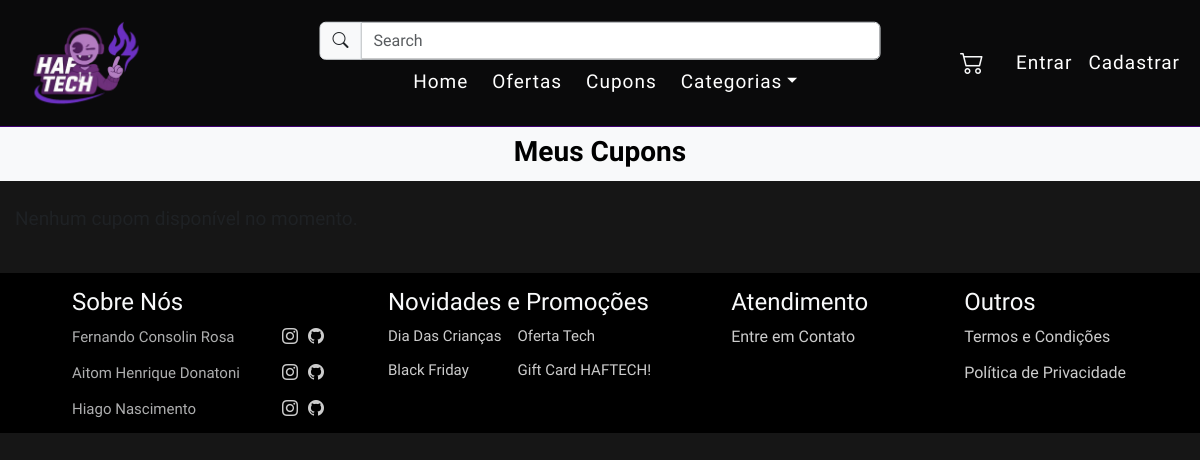
The page /index.php?url=cupons on the database as committed earlier.
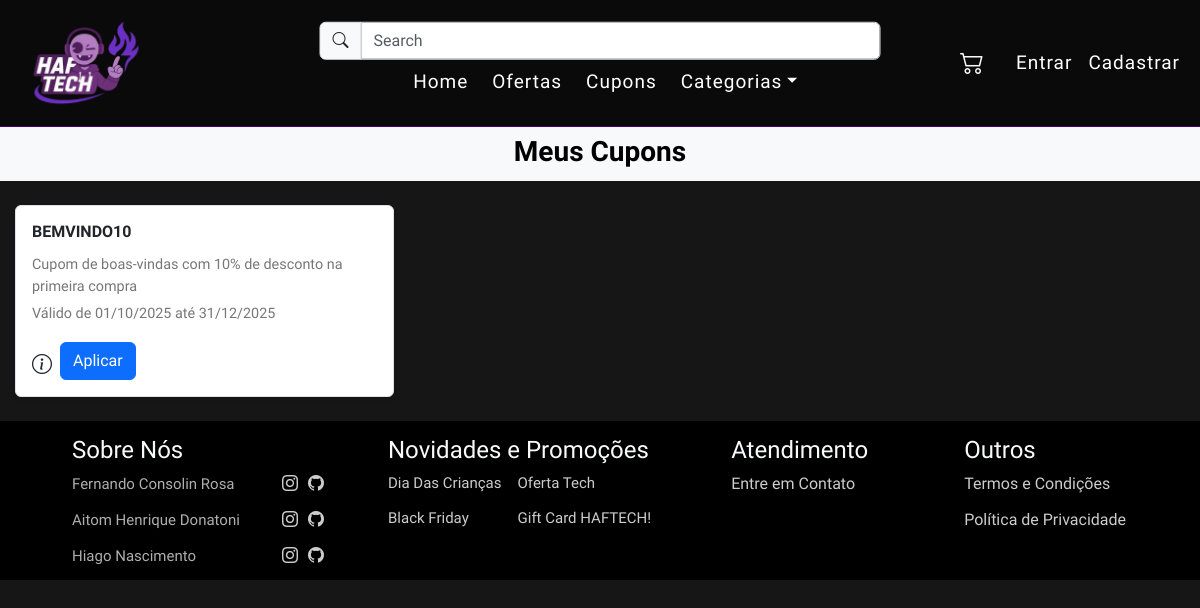
The same page on the database as committed later.
### tables this page shows
CREATE TABLE `cupons` (
  `id_cupom` bigint(20) unsigned NOT NULL AUTO_INCREMENT,
  `codigo` varchar(30) NOT NULL,
  `descricao` varchar(100) DEFAULT NULL,
  `tipo_desconto` enum('porcentagem','valor') NOT NULL,
  `valor_desconto` decimal(10,2) NOT NULL,
  `uso_total` int(11) DEFAULT 1,
  `uso_user` int(11) DEFAULT 1,
  `data_inicio` datetime DEFAULT NULL,
  `data_fim` datetime DEFAULT NULL,
  `ativo` tinyint(1) DEFAULT 1,
  PRIMARY KEY (`id_cupom`),
  UNIQUE KEY `codigo` (`codigo`)
);

### app/core/user.php (called while the page is built, shortened)
<?php
class Auth {
    public static function isUserLoggedIn() {
        return isset($_SESSION['user_id']) && !empty($_SESSION['user_id']);
    }
}
?>

### app/views/cupons.php (the view, shortened to what this page needs)
<?php
$cupons = [];
try {
    $pdo = Database::conectar();
    $query = "
        SELECT codigo, descricao, data_inicio, data_fim
        FROM cupons
        WHERE ativo = 1
          AND CURDATE() BETWEEN data_inicio AND data_fim
    ";
    $stmt = $pdo->prepare($query);
    $stmt->execute();
    $cupons = $stmt->fetchAll(PDO::FETCH_ASSOC);
} catch (PDOException $e) {
    die("Erro ao buscar cupons: " . $e->getMessage());
}
?>
<div class="text-start bg-light w-100 py-2">
    <h3 class="fw-semibold mb-1 text-center" style="color: var(--black);">Meus Cupons</h3>
</div>
<main class="container py-4 h-auto ">
    <div class="row g-3 ">
        <?php if (!empty($cupons)): ?>
            <?php foreach ($cupons as $cupom): ?>
                <div class="col-md-4">
                    <div class="coupon-card p-3 border rounded shadow-sm">
                        <h6><?= htmlspecialchars($cupom['codigo']) ?></h6>
                        <div class="coupon-meta"><?= htmlspecialchars($cupom['descricao']) ?></div>
                        <div class="coupon-meta">
                            Válido de <?= date('d/m/Y', strtotime($cupom['data_inicio'])) ?>
                            até <?= date('d/m/Y', strtotime($cupom['data_fim'])) ?>
                        </div>
                        <div class="d-flex align-items-end gap-2 btn-corner">
                            <i class="bi bi-info-circle fs-5 b-btn" role="button" onclick="mostrarAlerta()"></i>
                            <button class="btn btn-primary apply-btn">Aplicar</button>
                        </div>
                    </div>
                </div>
            <?php endforeach; ?>
        <?php else: ?>
            <div class="col-12">
                <p class="text-muted">Nenhum cupom disponível no momento.</p>
            </div>
        <?php endif; ?>
    </div>
</main>

### public/index.php (shortened to what this page needs)
<?php
require_once __DIR__ . '/../app/core/user.php';
$pagina = $_GET['url'] ?? 'home';
$pagina = basename($pagina);
$viewFile = __DIR__ . "/../app/views/{$pagina}.php";
$isAuthPage = in_array($pagina, ['login', 'cadastro']);
$bodyClass = '';
$isLoggedIn = Auth::isUserLoggedIn();
$userData = null;
$cartCount = CarrinhoController::contarItens();
?>
<!DOCTYPE html>
<html lang="pt-br">
<head>
    <link href="https://cdn.jsdelivr.net/npm/bootstrap@5.3.8/dist/css/bootstrap.min.css" rel="stylesheet"
>
    <link rel="stylesheet" href="https://cdn.jsdelivr.net/npm/bootstrap-icons@1.13.1/font/bootstrap-icons.min.css">
    <link href='https://cdn.boxicons.com/fonts/basic/boxicons.min.css' rel='stylesheet'>
    <link href="https://unpkg.com/aos@2.3.1/dist/aos.css" rel="stylesheet">
    <link rel="stylesheet" href="css/main.css">
    <link rel="stylesheet" href="css/foot.css">
    <link rel="stylesheet" href="css/ofertas.css">
    <link rel="stylesheet" href="css/produto.css">
    <link rel="stylesheet" href="css/cupomcss.css">
    <link rel="stylesheet" href="css/itemCompra.css">
    <link rel="stylesheet" href="css/carrinho.css">
</head>
<body<?= $bodyClass ? ' class="' . htmlspecialchars($bodyClass, ENT_QUOTES, 'UTF-8') . '"' : '' ?> data-is-logged-in="<?= $isLoggedIn ? 'true' : 'false' ?>">
    <?php if (!$isAuthPage): ?>
        <nav class="navbar navbar-expand-lg position-relative z-3 " style="background-color: #09090A;">
            <div class="container-fluid">
                <a class="navbar-brand " href="index.php?url=home">
                    <img src="img/logoMain.png" alt="logo">
                </a>
                <div class="central-nav-content text-center">
                    <div>
                        <form class="d-flex" role="search" id="search">
                            <div class="input-group">
                                <span class="input-group-text" id="search-icon">
                                    <i class="bi bi-search"></i>
                                </span>
                                <input type="search" class="form-control" placeholder="Search" aria-label="Search"
                                    id="searchbar">
                            </div>
                        </form>
                    </div>
                    <div class="collapse navbar-collapse" id="navbarSupportedContent">
                        <ul class="navbar-nav mb-2 mb-lg-0 ">
                            <li class="nav-item">
                                <a class="nav-link p-btn mx-1" aria-current="page" href="index.php?url=home">Home</a>
                            </li>
                            <li class="nav-item">
                                <a class="nav-link p-btn mx-1" href="index.php?url=ofertas">Ofertas</a>
                            </li>
                            <li class="nav-item">
                                <a class="nav-link p-btn mx-1" href="index.php?url=cupons">Cupons</a>
                            </li>
                            <li class="nav-item dropdown">
                                <a class="nav-link dropdown-toggle p-btn mx-1" href="#">Categorias</a>
                            </li>
                        </ul>
                    </div>
                </div>
                <div class="user-section ms-auto">
                    <?php if ($isLoggedIn): ?>
                    <div class="d-flex align-items-center">
                        <a href="index.php?url=carrinho" class="text-light fs-4 me-3 position-relative" title="Carrinho de compras">
                            <i class="bi bi-cart2"></i>
                            <?php if ($cartCount > 0): ?>
                                <span class="position-absolute top-0 start-100 translate-middle badge rounded-pill bg-danger" style="font-size: 0.7rem;">
                                    <?= $cartCount > 99 ? '99+' : $cartCount ?>
                                </span>
                            <?php endif; ?>
                        </a>
                        <div class="dropdown">
                            <a class="dropdown-toggle text-light text-decoration-none d-flex align-items-center"
                               href="#" role="button" id="userDropdown" data-bs-toggle="dropdown" aria-expanded="false">
                                <i class="bi bi-person-circle fs-5 me-2"></i>
                                <span class="d-none d-md-inline">Olá, <?= htmlspecialchars(explode(' ', $userData['name'])[0] ?? 'Usuário', ENT_QUOTES, 'UTF-8') ?></span>
                            </a>
                            <ul class="dropdown-menu dropdown-menu-end" style="background-color: #09090A; border: 1px solid #3F0071;">
                                <li>
                                    <a class="dropdown-item text-light" href="#" style="border-bottom: 1px solid #3F0071;">
                                        <i class="bi bi-person me-2"></i>Meu Perfil
                                    </a>
                                </li>
                                <li>
                                    <a class="dropdown-item text-light" href="#" style="border-bottom: 1px solid #3F0071;">
                                        <i class="bi bi-bag me-2"></i>Meus Pedidos
                                    </a>
                                </li>
                                <li>
                                    <a class="dropdown-item text-light" href="#" style="border-bottom: 1px solid #3F0071;">
                                        <i class="bi bi-heart me-2"></i>Lista de Desejos
                                    </a>
                                </li>
                                <?php if ($userData['is_admin']): ?>
                                <li>
                                    <a class="dropdown-item text-warning" href="#" style="border-bottom: 1px solid #3F0071;">
                                        <i class="bi bi-gear me-2"></i>Administração
                                    </a>
                                </li>
                                <?php endif; ?>
                                <li>
                                    <a class="dropdown-item text-danger" href="#" id="logoutBtn">
                                        <i class="bi bi-box-arrow-right me-2"></i>Sair
                                    </a>
                                </li>
                            </ul>
                        </div>
                    </div>
                    <?php else: ?>
                    <div class="d-flex align-items-center">
                        <a href="index.php?url=carrinho" class="text-light fs-4 me-4 position-relative" title="Carrinho de compras">
                            <i class="bi bi-cart2"></i>
                        </a>
                        <div class="d-flex">
                            <a href="index.php?url=login" class="p-btn mx-2">Entrar</a>
                            <a href="index.php?url=cadastro" class="p-btn mx-2">Cadastrar</a>
                        </div>
                    </div>
                    <?php endif; ?>
                </div>
            </div>
        </nav>
    <?php endif; ?>
    <main>
        <?php require $viewFile; ?>
    </main>
    <?php if (!$isAuthPage): ?>
        <footer class="z-3 ">
            <div class="footer-container d-flex mx-4">
                <div class="footer-column mx-5">
                    <h4 class="text-light">Sobre Nós</h4>
                    <ul class="dev-list">
                        <li>
                            <span class="text-light text-dimmed">Fernando Consolin Rosa</span>
                            <a href="#" target="_blank"><i class="bi bi-instagram"></i></a>
                            <a href="#" target="_blank"><i class="bi bi-github"></i></a>
                        </li>
                        <li>
                            <span class="text-light text-dimmed">Aitom Henrique Donatoni</span>
                            <a href="#" target="_blank"><i class="bi bi-instagram"></i></a>
                            <a href="#" target="_blank"><i class="bi bi-github"></i></a>
                        </li>
                        <li>
                            <span class="text-light text-dimmed">Hiago Nascimento</span>
                            <a href="#" target="_blank"><i class="bi bi-instagram"></i></a>
                            <a href="#" target="_blank"><i class="bi bi-github"></i></a>
                        </li>
                    </ul>
                </div>
                <div class="footer-column mx-3">
                    <h4 class="text-light">Novidades e Promoções</h4>
                    <div class="d-flex">
                        <ul class="dev-list">
                            <li>Dia Das Crianças</li>
                            <li>Black Friday</li>
                        </ul>
                        <ul class="dev-list mx-3">
                            <li>Oferta Tech</li>
                            <li>Gift Card HAFTECH!</li>
                        </ul>
                    </div>
                </div>
                <div class="footer-column mx-5">
                    <h4 class="text-light">Atendimento</h4>
                    <ul class="dev-list">
                        <li><a href="#">Entre em Contato</a></li>
                    </ul>
                </div>
                <div class="footer-column mx-5">
                    <h4 class="text-light">Outros</h4>
                    <ul class="dev-list">
                        <li><a href="#">Termos e Condições</a></li>
                        <li><a href="#">Política de Privacidade</a></li>
                    </ul>
                </div>
            </div>
        </footer>
    <?php endif; ?>
    </body>
</body>
</html>

### public/css/main.css (style rules this page uses)
:root { --pmain: #610094; --psec: #3f0071; --pterc: #150050; --black: #000000; --clear: #ffff; --gray: #161616; }
body { font-family: "Electrolize", sans-serif; font-size: 19px; background: var(--gray); overflow-x: hidden; }
* { padding: 0; margin: 0; box-sizing: border-box; }
.navbar { background: rgba(9, 9, 10, 0.9) !important; backdrop-filter: blur(10px); border-bottom: 1px solid #3f0071; }
.navbar-brand img { width: 150px !important; height: auto !important; }
.central-nav-content { position: absolute; left: 50%; transform: translateX(-50%); top: 50%; transform: translate(-50%, -50%); display: block; }
.central-nav-content { position: absolute; left: 50%; }
#searchbar { width: 520px; }
.navbar-nav { transform: translateX(20%); }
.p-btn { color: var(--clear); letter-spacing: 1px; transition: 0.3s all; text-decoration: none; }
.nav-item.dropdown .dropdown-toggle::after { pointer-events: none; }
.text-dimmed { filter: brightness(0.7); }
.user-section { display: flex; align-items: center; margin-left: auto; }
.navbar .container-fluid { display: flex; align-items: center; justify-content: space-between; }

### public/css/foot.css (style rules this page uses)
footer { background-color: var(--black); position: relative; bottom: 0; left: 0; width: 100%; }
.dev-list { list-style: none; padding: 0; margin: 0; }
.dev-list li { margin-bottom: 12px; display: flex; align-items: center; gap: 10px; color: #ccc; font-size: 15px; }
.dev-list li span { flex-shrink: 0; width: 200px; font-weight: 500; }
.dev-list li a { color: #ccc; font-size: 16px; text-decoration: none; transition: color 0.3s; }
.footer-column > h4 { margin-top: 15px; }

### public/css/ofertas.css (style rules this page uses)
.container { max-width: 1200px; margin: 0 auto; padding: 0 15px; }

### public/css/cupomcss.css (style rules this page uses)
.coupon-card { background-color: #fff; border: 1px solid #e0e0e0; border-radius: 8px; padding: 16px; margin-bottom: 16px; height: 100%; display: flex; flex-direction: column; justify-content: space-between; }
.coupon-card h6 { font-weight: bold; }
.coupon-meta { font-size: 0.9rem; color: #777; }
.apply-btn { margin-top: 12px; align-self: flex-end; }

### public/css/itemCompra.css (style rules this page uses)
.col-md-4 > div, .col-md-5 > div { height: 100%; }

Rows that differ between the two databases and show on the page:
added cupons: codigo "BEMVINDO10", descricao "Cupom de boas-vindas com 10% de desconto na primeira compra", data_inicio "01/10/2025", data_fim "31/12/2025"
